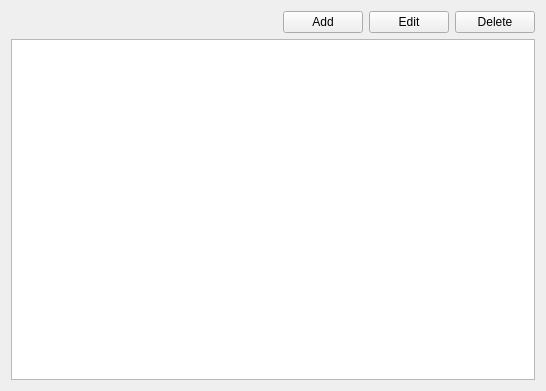
<?xml version="1.0" encoding="UTF-8"?>
<ui version="4.0">
 <class>TableLevels</class>
 <widget class="QWidget" name="TableLevels">
  <property name="geometry">
   <rect>
    <x>0</x>
    <y>0</y>
    <width>546</width>
    <height>391</height>
   </rect>
  </property>
  <property name="windowTitle">
   <string>Form</string>
  </property>
  <layout class="QGridLayout" name="gridLayout">
   <item row="0" column="0">
    <layout class="QHBoxLayout" name="horizontalLayout">
     <item>
      <spacer name="horizontalSpacer">
       <property name="orientation">
        <enum>Qt::Orientation::Horizontal</enum>
       </property>
       <property name="sizeHint" stdset="0">
        <size>
         <width>40</width>
         <height>20</height>
        </size>
       </property>
      </spacer>
     </item>
     <item>
      <widget class="QPushButton" name="pbAddLevel">
       <property name="text">
        <string>Add</string>
       </property>
      </widget>
     </item>
     <item>
      <widget class="QPushButton" name="pbEditLevel">
       <property name="text">
        <string>Edit</string>
       </property>
      </widget>
     </item>
     <item>
      <widget class="QPushButton" name="pbDeleteLevel">
       <property name="text">
        <string>Delete</string>
       </property>
      </widget>
     </item>
    </layout>
   </item>
   <item row="1" column="0">
    <widget class="QTableWidget" name="levelsTable"/>
   </item>
  </layout>
 </widget>
 <resources/>
 <connections/>
</ui>
